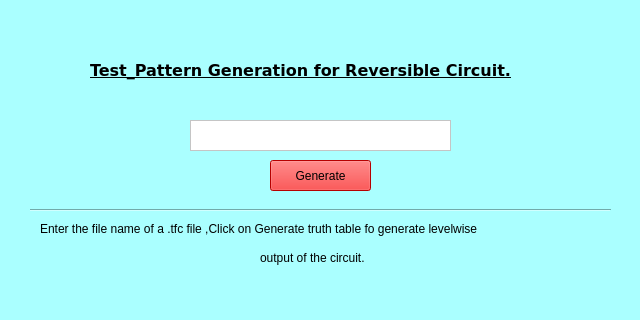
<?xml version="1.0" encoding="UTF-8"?>
<ui version="4.0">
 <class>MainWindow</class>
 <widget class="QMainWindow" name="MainWindow">
  <property name="geometry">
   <rect>
    <x>0</x>
    <y>0</y>
    <width>640</width>
    <height>320</height>
   </rect>
  </property>
  <property name="minimumSize">
   <size>
    <width>640</width>
    <height>320</height>
   </size>
  </property>
  <property name="maximumSize">
   <size>
    <width>640</width>
    <height>320</height>
   </size>
  </property>
  <property name="sizeIncrement">
   <size>
    <width>5</width>
    <height>4</height>
   </size>
  </property>
  <property name="windowTitle">
   <string>MainWindow</string>
  </property>
  <property name="styleSheet">
   <string notr="true">background-color: rgb(170, 255, 255);</string>
  </property>
  <widget class="QWidget" name="centralwidget">
   <widget class="QTextEdit" name="filename">
    <property name="geometry">
     <rect>
      <x>190</x>
      <y>120</y>
      <width>261</width>
      <height>31</height>
     </rect>
    </property>
    <property name="styleSheet">
     <string notr="true">color: rgb(170, 255, 0);
color: rgb(0, 0, 0);
background-color: rgb(255, 255, 255);</string>
    </property>
   </widget>
   <widget class="QPushButton" name="run">
    <property name="geometry">
     <rect>
      <x>270</x>
      <y>160</y>
      <width>101</width>
      <height>31</height>
     </rect>
    </property>
    <property name="styleSheet">
     <string notr="true">background-color: rgb(255, 0, 0);</string>
    </property>
    <property name="text">
     <string>Generate</string>
    </property>
   </widget>
   <widget class="QLabel" name="label">
    <property name="geometry">
     <rect>
      <x>90</x>
      <y>30</y>
      <width>431</width>
      <height>81</height>
     </rect>
    </property>
    <property name="maximumSize">
     <size>
      <width>640</width>
      <height>320</height>
     </size>
    </property>
    <property name="font">
     <font>
      <family>DejaVu Sans</family>
      <pointsize>12</pointsize>
      <weight>75</weight>
      <bold>true</bold>
      <underline>true</underline>
     </font>
    </property>
    <property name="text">
     <string>Test_Pattern Generation for Reversible Circuit.</string>
    </property>
   </widget>
   <widget class="Line" name="line">
    <property name="geometry">
     <rect>
      <x>30</x>
      <y>200</y>
      <width>581</width>
      <height>20</height>
     </rect>
    </property>
    <property name="orientation">
     <enum>Qt::Horizontal</enum>
    </property>
   </widget>
   <widget class="QLabel" name="label_2">
    <property name="geometry">
     <rect>
      <x>40</x>
      <y>220</y>
      <width>561</width>
      <height>17</height>
     </rect>
    </property>
    <property name="text">
     <string>Enter the file name of a .tfc file ,Click on Generate truth table fo generate levelwise</string>
    </property>
   </widget>
   <widget class="QLabel" name="label_6">
    <property name="geometry">
     <rect>
      <x>260</x>
      <y>250</y>
      <width>161</width>
      <height>16</height>
     </rect>
    </property>
    <property name="text">
     <string>output of the circuit.</string>
    </property>
   </widget>
  </widget>
  <widget class="QMenuBar" name="menubar">
   <property name="geometry">
    <rect>
     <x>0</x>
     <y>0</y>
     <width>640</width>
     <height>23</height>
    </rect>
   </property>
  </widget>
  <widget class="QStatusBar" name="statusbar"/>
 </widget>
 <resources/>
 <connections/>
</ui>
